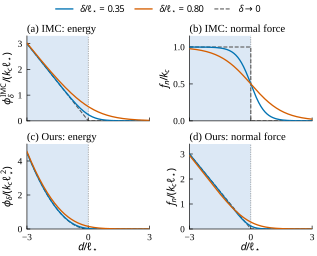

Generate this figure with Python:
"""
Fig. 7 -- contact energy and normal force: original IMC vs. squared softplus (ours).

Top row   : IMC [Choi et al., J. Appl. Mech. 2021, Eq. (7)], written in terms of
            the signed clearance d (d = Delta - 2h) with smoothing length
            delta = 1/c_ek (clearance units):
                phi_IMC(d) = k_c * delta * log(1 + exp(-d/delta))
                f_n        = -dphi/dd = k_c * sigmoid(-d/delta)
            delta -> 0 : linear penalty k_c*max(-d, 0), force = k_c * step.
Bottom row: squared softplus, Eq. (41)/(43) of the manuscript
                phi(d) = k_c/2 * [delta * log(1 + exp(-d/delta))]^2
                f_n    = k_c * h * sigma,   h = delta*log(1+e^{-d/delta})
            delta -> 0 : quadratic penalty k_c/2 * max(-d, 0)^2.

Output: fig7_contact_energy.pdf / .svg (single column, editable text).
"""
import os
import sys
import numpy as np
import matplotlib.pyplot as plt
from matplotlib.lines import Line2D

HERE = os.path.dirname(os.path.abspath(__file__))
sys.path.insert(0, os.path.join(HERE, "source"))
import tro_style as ts  # noqa: E402

ts.apply()

# ------------------------------------------------------------------ parameters
DELTAS = [0.35, 0.80]                 # delta / ell_star
COLORS = [ts.C["blue"], ts.C["orange"]]
D = np.linspace(-3.0, 3.0, 1201)      # d / ell_star (k_c = ell_star = 1)


def softplus(d, delta):
    """delta * log(1 + exp(-d/delta)), numerically stable."""
    return delta * np.logaddexp(0.0, -d / delta)


def sigmoid_neg(d, delta):
    """sigma = 1 / (1 + exp(d/delta))."""
    return 0.5 * (1.0 - np.tanh(d / (2.0 * delta)))


# IMC (linear softplus)
def imc_energy(d, delta):  return softplus(d, delta)
def imc_force(d, delta):   return sigmoid_neg(d, delta)
def imc_energy0(d):        return np.maximum(-d, 0.0)
def imc_force0(d):         return (d < 0).astype(float)

# Ours (squared softplus)
def sq_energy(d, delta):   return 0.5 * softplus(d, delta) ** 2
def sq_force(d, delta):    return softplus(d, delta) * sigmoid_neg(d, delta)
def sq_energy0(d):         return 0.5 * np.maximum(-d, 0.0) ** 2
def sq_force0(d):          return np.maximum(-d, 0.0)


ROWS = [
    dict(name="IMC",
         E=imc_energy, F=imc_force, E0=imc_energy0, F0=imc_force0,
         ylab_E=r"$\phi^{\mathrm{IMC}}_\delta/(k_c\ell_{⋆})$",
         ylab_F=r"$f_n/k_c$",
         ylim_E=(0, 3.3), ylim_F=(0, 1.15),
         yt_E=[0, 1, 2, 3], yt_F=[0, 0.5, 1]),
    dict(name="Ours",
         E=sq_energy, F=sq_force, E0=sq_energy0, F0=sq_force0,
         ylab_E=r"$\phi_\delta/(k_c\ell_{⋆}^2)$",
         ylab_F=r"$f_n/(k_c\ell_{⋆})$",
         ylim_E=(0, 5.0), ylim_F=(0, 3.4),
         yt_E=[0, 2, 4], yt_F=[0, 1, 2, 3]),
]

# ------------------------------------------------------------------ figure
fig, axs = plt.subplots(2, 2, figsize=ts.figsize(ts.COL_W, 2.75),
                        sharex=True)
letters = iter("abcd")

for r, row in enumerate(ROWS):
    for c, kind in enumerate(("energy", "normal force")):
        ax = axs[r, c]
        f = row["E"] if c == 0 else row["F"]
        f0 = row["E0"] if c == 0 else row["F0"]
        ylim = row["ylim_E"] if c == 0 else row["ylim_F"]

        ax.axvspan(D[0], 0.0, color=ts.C["shade"], lw=0, zorder=0)
        ax.axvline(0.0, color=ts.C["gray"], lw=ts.LW_AXES, ls=":", zorder=1)
        for delta, col in zip(DELTAS, COLORS):
            ax.plot(D, f(D, delta), color=col, lw=ts.LW_DATA, zorder=3)
        if c == 1 and r == 0:          # draw the step with a vertical jump
            ax.plot([D[0], 0, 0, D[-1]], [1, 1, 0, 0], color=ts.C["gray"],
                    lw=ts.LW_REF, ls="--", zorder=2)
        else:
            ax.plot(D, f0(D), color=ts.C["gray"], lw=ts.LW_REF, ls="--", zorder=2)

        ax.set_xlim(D[0], D[-1])
        ax.set_ylim(*ylim)
        ax.set_xticks([-3, 0, 3])
        ax.set_yticks(row["yt_E"] if c == 0 else row["yt_F"])
        ax.set_ylabel(row["ylab_E"] if c == 0 else row["ylab_F"], labelpad=2)
        if r == 1:
            ax.set_xlabel(r"$d/\ell_{⋆}$", labelpad=1)
        ts.panel_title(ax, next(letters), f"{row['name']}: {kind}")

# shared legend above the panels
handles = [Line2D([], [], color=col, lw=ts.LW_DATA) for col in COLORS]
handles.append(Line2D([], [], color=ts.C["gray"], lw=ts.LW_REF, ls="--"))
labels = [r"$\delta/\ell_{⋆} = " + f"{d:.2f}$" for d in DELTAS] + [r"$\delta \to 0$"]
fig.legend(handles, labels, loc="upper center", ncol=3,
           bbox_to_anchor=(0.5, 1.0), borderaxespad=0.1)

fig.tight_layout(rect=(0, 0, 1, 0.955), h_pad=0.6, w_pad=1.0)

if __name__ == "__main__":
    for p in ts.save(fig, os.path.join(HERE, "fig7_contact_energy")):
        print("saved", p)
